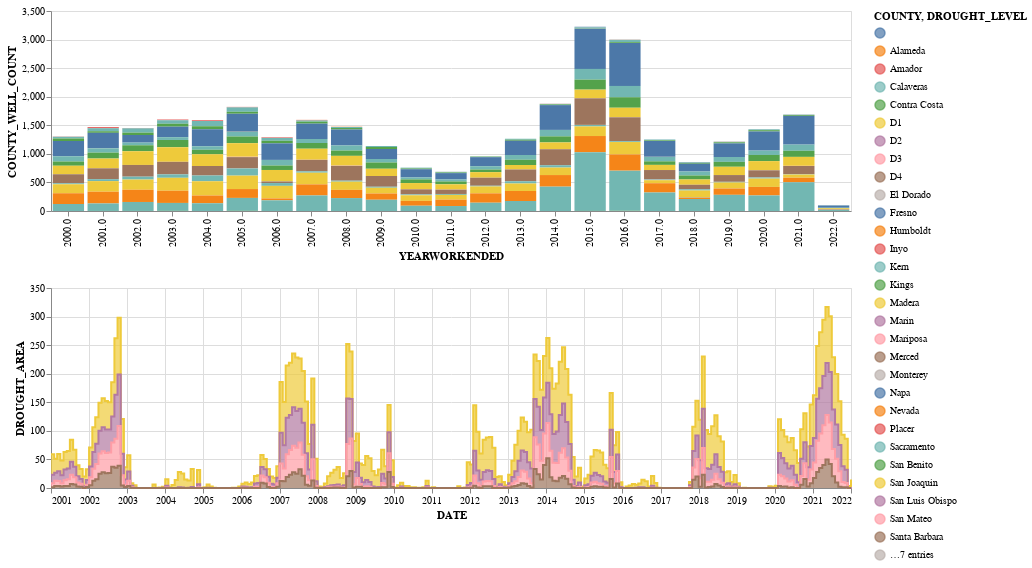

The cell this chart's notebook holds for it:
### Code cell
(county_year_chart & drought_year_chart)

### Figure 1 — Vega-Lite specification as saved in the notebook (floating-point values rounded to 4 significant figures; data arrays with more than 128 entries replaced by an {"elided": "..."} marker saying what was removed)
{"config": {"view": {"continuousWidth": 400, "continuousHeight": 300}}, "vconcat": [{"data": {"name": "data-644ce1439435df45a0c6fa4bfaaa70f1"}, "mark": {"type": "bar", "color": "grey"}, "encoding": {"color": {"field": "COUNTY", "type": "nominal"}, "tooltip": [{"field": "COUNTY", "type": "nominal"}, {"field": "COUNTY_WELL_COUNT", "type": "quantitative"}, {"field": "YEARWORKENDED", "type": "nominal"}], "x": {"field": "YEARWORKENDED", "type": "ordinal"}, "y": {"field": "COUNTY_WELL_COUNT", "type": "quantitative"}}, "height": 200, "width": 800}, {"data": {"name": "data-704c5964aac2dd44da3f53d55388dbb7"}, "mark": {"type": "area", "color": "lightblue", "interpolate": "step-after", "line": true}, "encoding": {"color": {"field": "DROUGHT_LEVEL", "type": "nominal"}, "tooltip": [{"field": "DATE", "type": "temporal"}, {"field": "DROUGHT_LEVEL", "type": "nominal"}, {"field": "DROUGHT_AREA", "type": "quantitative"}], "x": {"field": "DATE", "type": "temporal"}, "y": {"field": "DROUGHT_AREA", "type": "quantitative"}}, "height": 200, "width": 800}], "$schema": "https://vega.github.io/schema/vega-lite/v4.17.0.json", "datasets": {"data-644ce1439435df45a0c6fa4bfaaa70f1": {"elided": "327 records"}, "data-704c5964aac2dd44da3f53d55388dbb7": {"elided": "1012 records"}}}
